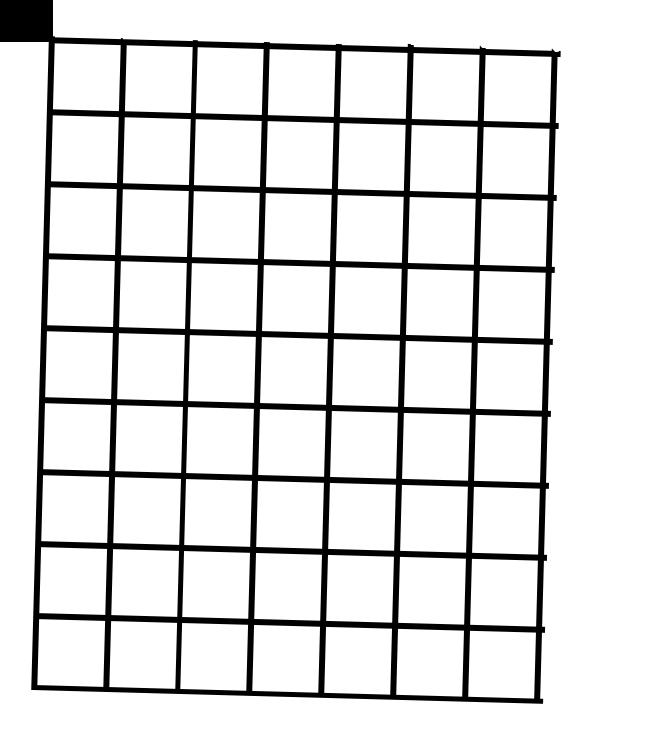
#> input picture grid2.png, 659 x 739 px
$ python cellsFind.py
#> lines starting #> are read from the running program, lines starting #| are printed output that depends on the picture; after the words box and inside, x2 and y2 are one past the last pixel; in counts of white or black regions, pixels touching at a corner belong together
# -*- coding: utf-8 -*-
"""Blocks.ipynb

Automatically generated by Colaboratory.

Original file is located at
    https://colab.research.google.com/drive/1UJ5cjAZKgj-3G0DvN4_xJEecDGBTvIvl
"""

import cv2
import numpy as np
try:
  from google.colab.patches import cv2_imshow as show
except:
  def show(img):
    cv2.imshow("image",img)
    cv2.waitKey(0)

imgGrid=cv2.imread("grid2.png",cv2.IMREAD_GRAYSCALE)
#> imgGrid is the input picture: shape (739, 659); min 0, max 255, mean 223.4
imgGrid=cv2.resize(imgGrid,(600,800),interpolation=cv2.INTER_AREA)
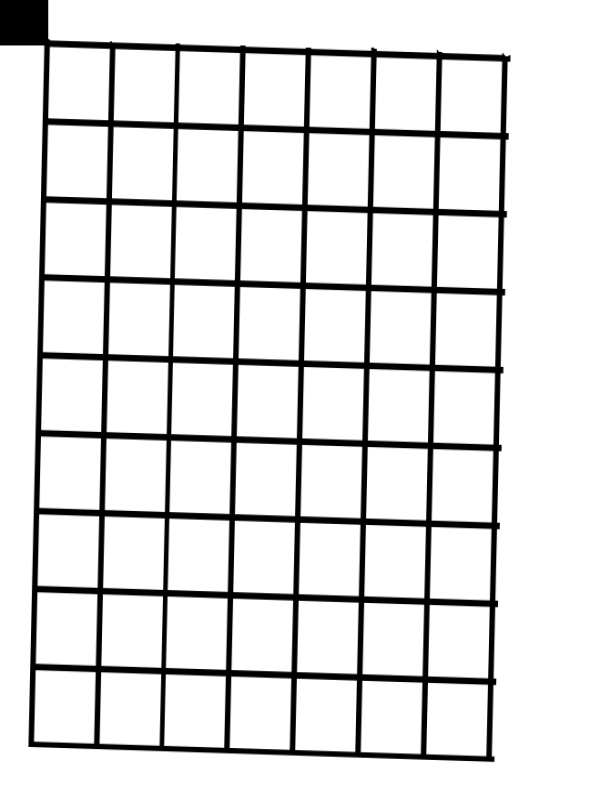
#> imgGrid: shape (800, 600); min 0, max 255, mean 223.4
marked=imgGrid.copy()
show(marked)

pxls=100
blackPxls=0.5

def preprocess(img,th=20):
  img=np.array(img,np.int32)
  shp=(400,400)
  for r in range(shp[0]):
    for c in range((img.shape[1])):
      if r ==0 and c==0:
        img[r][c]=img[r][c]>th
      elif r==0 and c:
        img[r][c]=img[r][c-1]+(img[r][c]>th)
      elif c==0 and r:
        img[r][c]=img[r-1][c]+(img[r][c]>th)
      else:
        img[r][c]=img[r-1][c]+img[r][c-1]-img[r-1][c-1]+(img[r][c]>th)
  for r in range(shp[0],img.shape[0]):
    for c in range((shp[1])):
      if r ==0 and c==0:
        img[r][c]=img[r][c]>th
      elif r==0 and c:
        img[r][c]=img[r][c-1]+(img[r][c]>th)
      elif c==0 and r:
        img[r][c]=img[r-1][c]+(img[r][c]>th)
      else:
        img[r][c]=img[r-1][c]+img[r][c-1]-img[r-1][c-1]+(img[r][c]>th)
  return img
def ratioBlack(img,r,c,h,w):
  h-=1
  w-=1
  sm=0
  if r ==0 and c==0:
    sm= img[h][w]
  elif r==0 and c:
    sm= img[h][c+w]- img[h][c-1]
  elif c==0 and r:
    sm= img[r+h][w]-img[r-1][w]
  else:
    sm= img[r+h][c+w]-img[r-1][c+w]-img[r+h][c-1]+img[r-1][c-1]
  total=((h+1)*(w+1))
  return 1-sm/total;

def convoluteShort(on,kernelShape):

  if on.shape[0]<200 or on.shape[1]<200:
    return 1

  y_len=kernelShape[0]
  x_len=kernelShape[1]
  y_from,x_from=0,0
  done=False
  for y in range(100):
    for x in range(100):
      res=ratioBlack(on,y,x,y_len,x_len)
      if res>blackPxls:
        y_from,x_from=(y+y_len,x+x_len)
        done=True
        break
    if done:
      break

  # try:
  while(ratioBlack(on,y_from,x_from,5,5)>blackPxls):
    x_from+=2
  x_from-=2
  while(1-ratioBlack(on,y_from,x_from,2,pxls)>blackPxls):
    y_from+=1
  return y_from,x_from
  # except:
  #   return 2


def nextHorizontalShort(on,y_prev,x_prev):
  y_prev+=30
  y_from=y_prev
  x_from=x_prev
  while(ratioBlack(on,y_from,x_from,5,pxls)>blackPxls):
      y_from+=1
  while(1-ratioBlack(on,y_from,x_from,5,pxls)>blackPxls):
      y_from+=1
  return y_from,x_from

def nextVerticalShort(on,y_prev,x_prev):
  x_prev+=30
  y_from=y_prev
  x_from=x_prev
  while(ratioBlack(on,y_from,x_from,pxls,5)>blackPxls):
    x_from+=1
  while(1-ratioBlack(on,y_from,x_from,pxls,5)>blackPxls):
      x_from+=1
  return y_from,x_from

def rotate(img,angle):
  rows = img.shape[0]
  cols = img.shape[1]

  img_center = (cols / 2, rows / 2)
  M = cv2.getRotationMatrix2D(img_center, angle, 1)

  rotated_image = cv2.warpAffine(img, M, (cols, rows),
                            borderMode=cv2.BORDER_CONSTANT,
                            borderValue=(255,255,255))
  return rotated_image

def getAllCells(hori,ver,on):
  starts=[]
  for y in range(len(hori)-1):
    for x in range(len(ver)-1):
      leftTop=hori[y][0],ver[x][1]
      rightEnd=hori[y+1][0],ver[x+1][1]
      starts.append((leftTop,rightEnd))
  return starts

for ii in np.arange(0,5):
    for i in [ii,-(ii)]:
      global done
      # global marked
      done=False
      if i:
        timg=rotate(marked,i)
      else:
        timg=marked
      img=preprocess(timg)
      try:
        leftEndpoint=convoluteShort(img,(30,30))
        horizontal=[leftEndpoint]
        vertical=[leftEndpoint]
        while(len(horizontal)<10):
          horizontal.append(nextHorizontalShort(img,horizontal[-1][0],horizontal[-1][1]))
        while(len(vertical)<8):
          vertical.append(nextVerticalShort(img,vertical[-1][0],vertical[-1][1]))
        done=True
        print("done")
        marked=timg
        break
      except:
        print(i)
        if ii==0:
          break
    if done :
      break
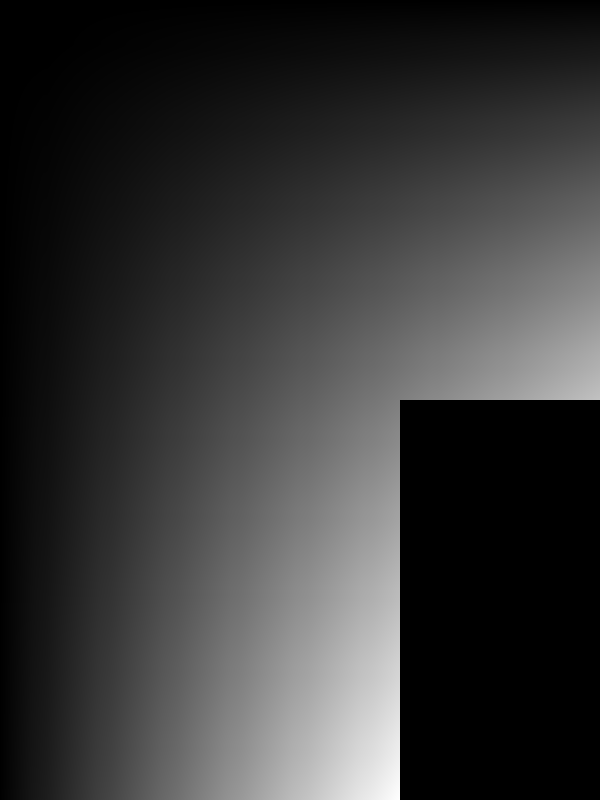
#> img: shape (800, 600) int32; min 0, max 284628, mean 61843.2; drawn with min black and max white
# print(done)
if not done:
  raise "not good image"

allBlocks=getAllCells(horizontal,vertical,marked)
#> the loop in getAllCells, `for y in range(len(hori)-1):` made 9 passes
#> after the loop in getAllCells, `for y in range(len(hori)-1):`: starts = 63 items
#> allBlocks = 63 items
cells=marked.copy()
for lt,rb in allBlocks:
  cells=cv2.rectangle(cells,lt[::-1],rb[::-1],200,2)
#> this loop made 63 passes
#> (lt, rb) on passes 1 to 12: ((42, 44), (118, 107)), ((42, 107), (118, 173)), ((42, 173), (118, 238)), ((42, 238), (118, 303)), ((42, 303), (118, 369)), ((42, 369), (118, 434)), ((42, 434), (118, 500)), ((118, 44), (196, 107)), ((118, 107), (196, 173)), ((118, 173), (196, 238)), ((118, 238), (196, 303)), ((118, 303), (196, 369))
#> pass 1, `cells=cv2.rectangle(cells,lt[::-1],rb[::-1],200,2)`:
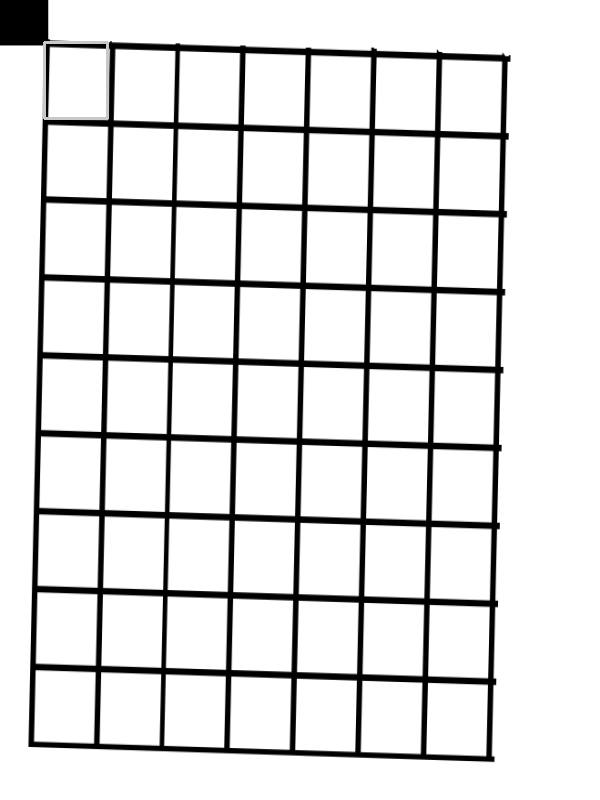
#> cells: shape (800, 600); 0.17% of pixels changed, all inside (x1, y1, x2, y2) = (43, 41, 109, 120)
#> pass 2, `cells=cv2.rectangle(cells,lt[::-1],rb[::-1],200,2)`:
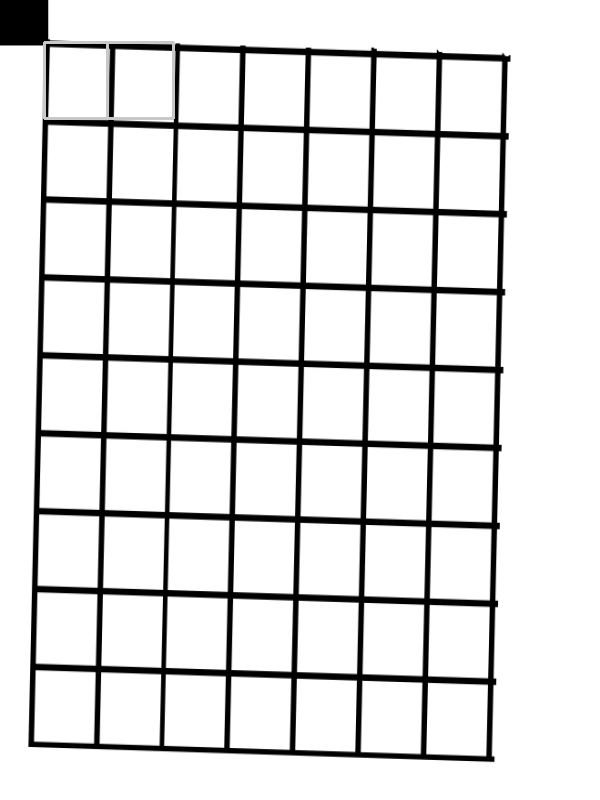
#> cells: shape (800, 600); 0.13% of pixels changed, all inside (x1, y1, x2, y2) = (108, 41, 175, 120)
#> pass 3, `cells=cv2.rectangle(cells,lt[::-1],rb[::-1],200,2)`:
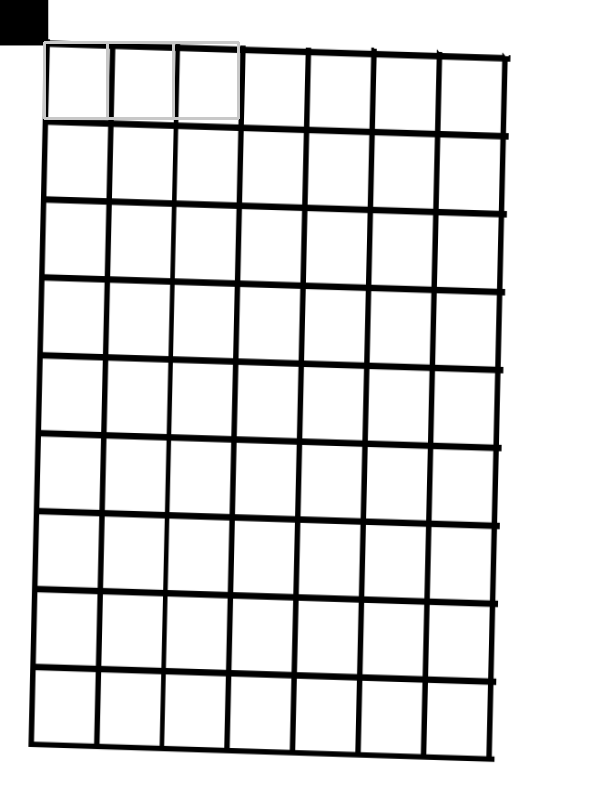
#> cells: shape (800, 600); 0.13% of pixels changed, all inside (x1, y1, x2, y2) = (174, 41, 240, 120)
#> after the loop:
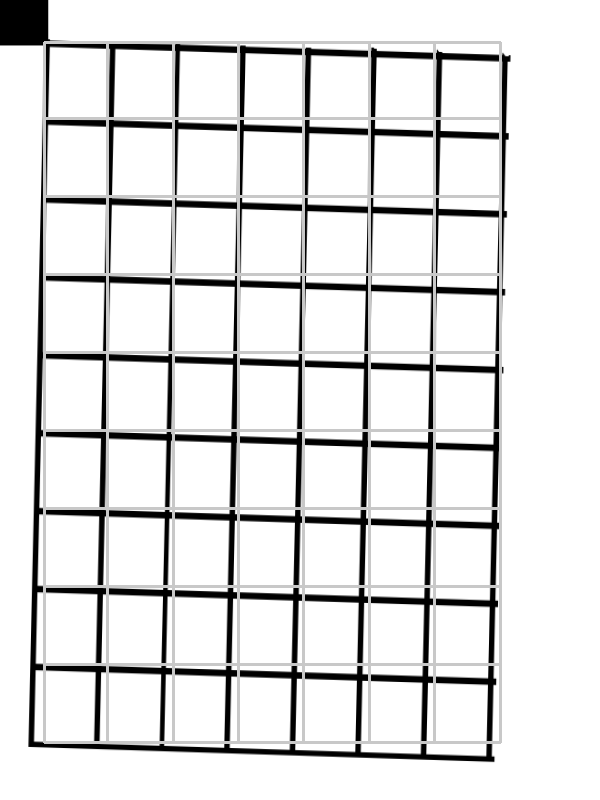
#> cells: shape (800, 600); 5.8% of pixels changed, all inside (x1, y1, x2, y2) = (43, 41, 502, 744)
import os
show(cells)

$ run again, with grid3.png copied over grid2.png
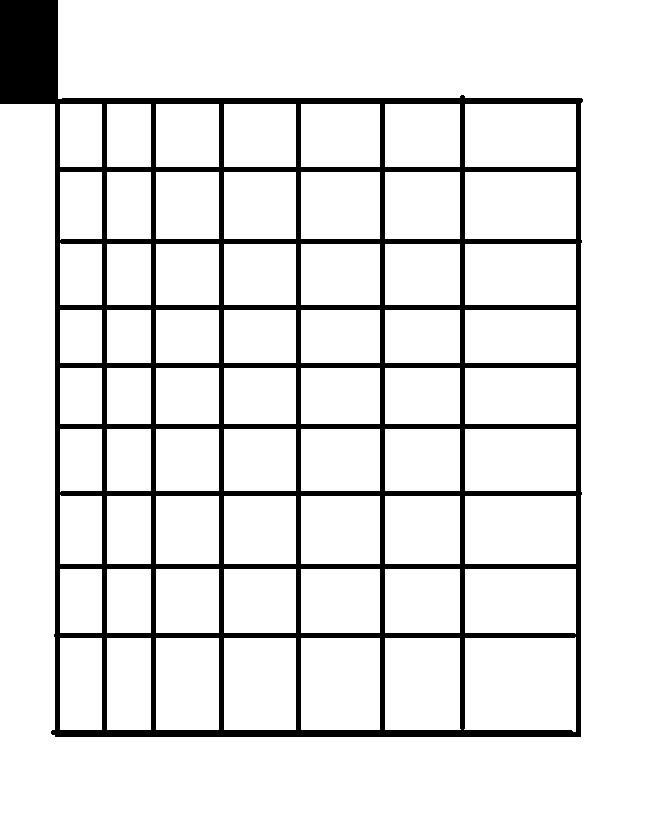
#> input picture grid3.png, 648 x 814 px
#> the loop in getAllCells, `for y in range(len(hori)-1):` made 9 passes
#> after the loop in getAllCells, `for y in range(len(hori)-1):`: starts = 63 items
#> the loop `for lt,rb in allBlocks:` made 63 passes
#> (lt, rb) on passes 1 to 8: ((97, 50), (163, 93)), ((97, 93), (163, 138)), ((97, 138), (163, 201)), ((97, 201), (163, 272)), ((97, 272), (163, 350)), ((97, 350), (163, 424)), ((97, 424), (163, 532)), ((163, 50), (233, 93))
#> pass 1, `cells=cv2.rectangle(cells,lt[::-1],rb[::-1],200,2)`:
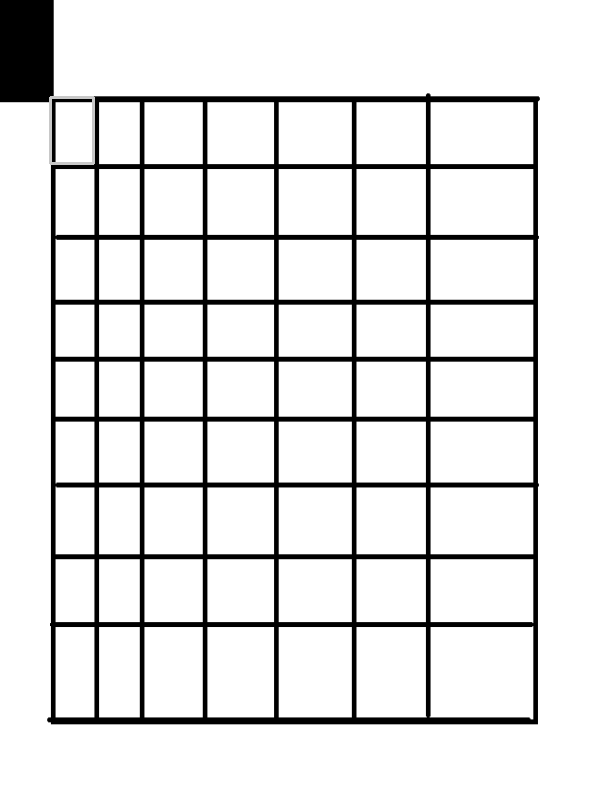
#> cells: shape (800, 600); min 0, max 255, mean 227.3
#> after the loop `for lt,rb in allBlocks:`:
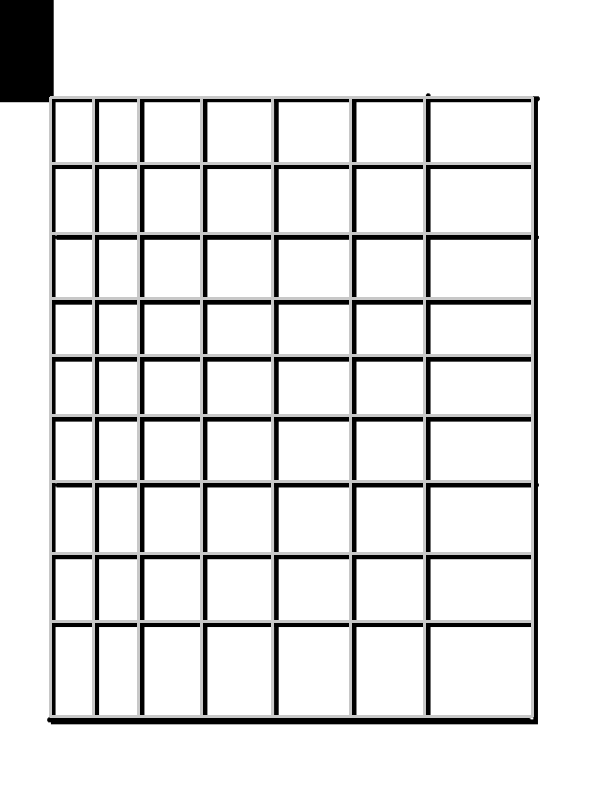
#> cells: shape (800, 600); min 0, max 255, mean 227.5

$ run again, with excel.png copied over grid2.png
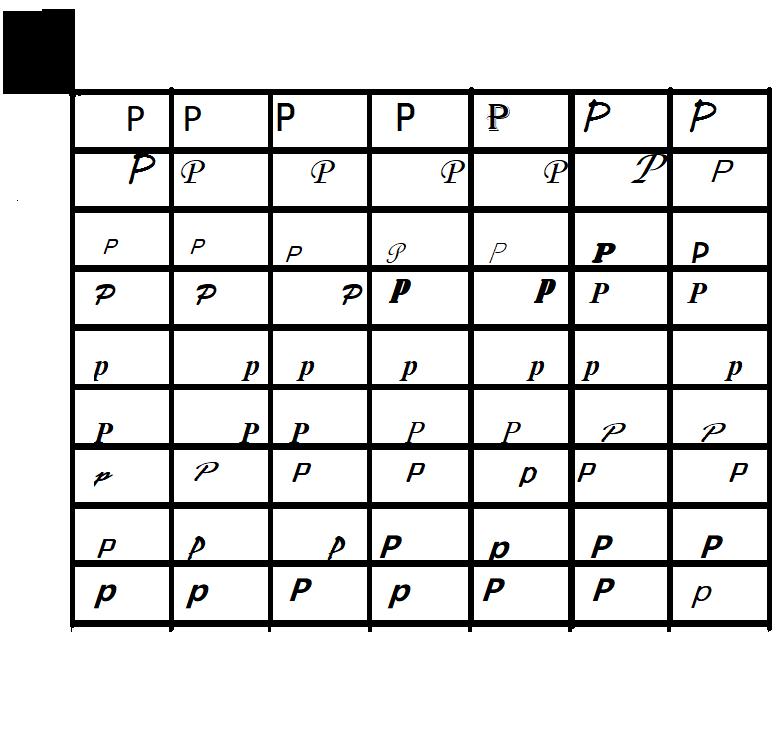
#> input picture excel.png, 784 x 749 px
#> the loop in getAllCells, `for y in range(len(hori)-1):` made 9 passes
#> after the loop in getAllCells, `for y in range(len(hori)-1):`: starts = 63 items
#> the loop `for lt,rb in allBlocks:` made 63 passes
#> (lt, rb) on passes 1 to 8: ((94, 54), (155, 128)), ((94, 128), (155, 204)), ((94, 204), (155, 279)), ((94, 279), (155, 357)), ((94, 357), (155, 433)), ((94, 433), (155, 508)), ((94, 508), (155, 585)), ((155, 54), (218, 128))
#> pass 1, `cells=cv2.rectangle(cells,lt[::-1],rb[::-1],200,2)`:
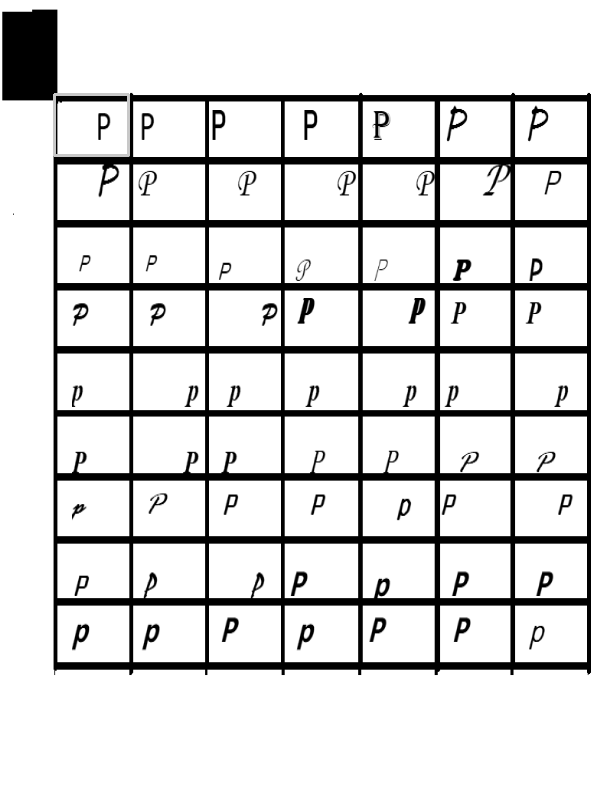
#> cells: shape (800, 600); min 0, max 255, mean 218.4
#> after the loop `for lt,rb in allBlocks:`:
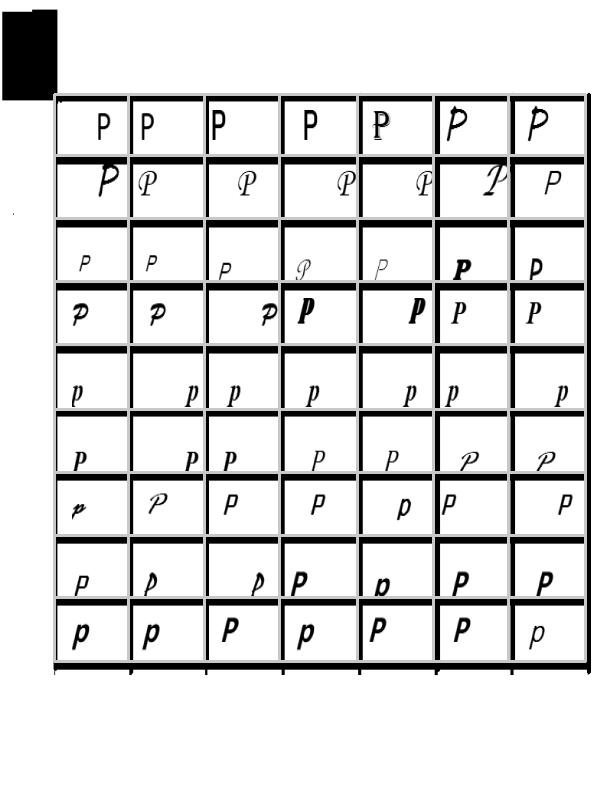
#> cells: shape (800, 600); min 0, max 255, mean 218.9

$ run again, with excelA.png copied over grid2.png
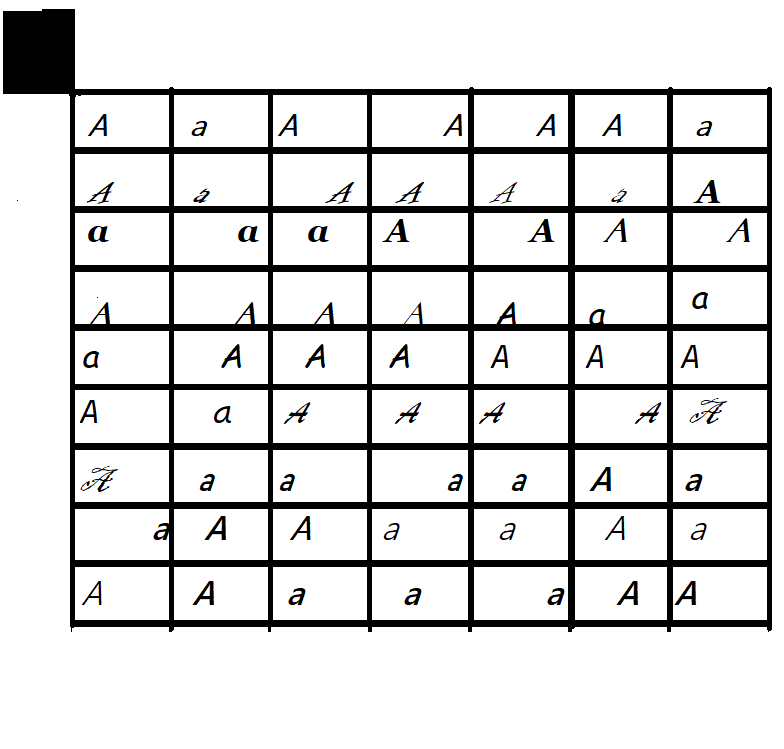
#> input picture excelA.png, 784 x 749 px
#> the loop in getAllCells, `for y in range(len(hori)-1):` made 9 passes
#> after the loop in getAllCells, `for y in range(len(hori)-1):`: starts = 63 items
#> the loop `for lt,rb in allBlocks:` made 63 passes
#> (lt, rb) on passes 1 to 8: ((94, 54), (155, 128)), ((94, 128), (155, 204)), ((94, 204), (155, 279)), ((94, 279), (155, 357)), ((94, 357), (155, 433)), ((94, 433), (155, 509)), ((94, 509), (155, 585)), ((155, 54), (218, 128))
#> pass 1, `cells=cv2.rectangle(cells,lt[::-1],rb[::-1],200,2)`:
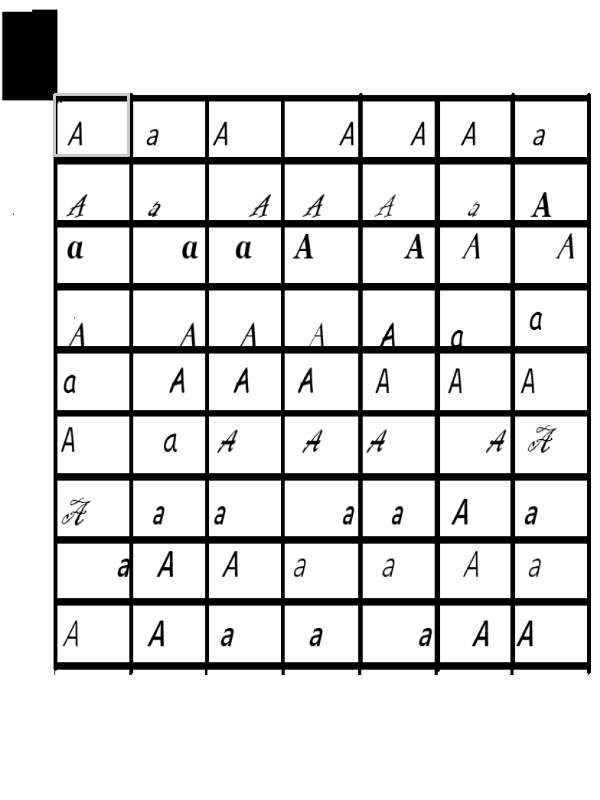
#> cells: shape (800, 600); min 0, max 255, mean 218.9
#> after the loop `for lt,rb in allBlocks:`:
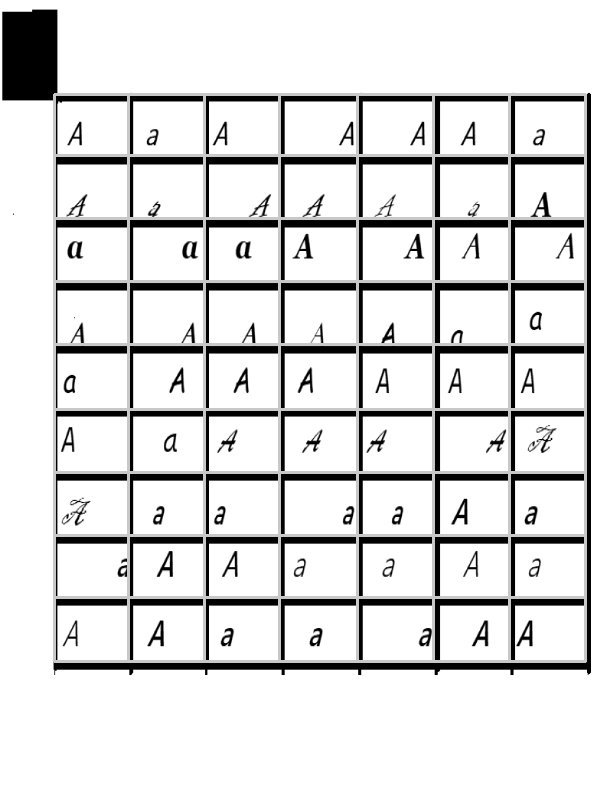
#> cells: shape (800, 600); min 0, max 255, mean 219.6
